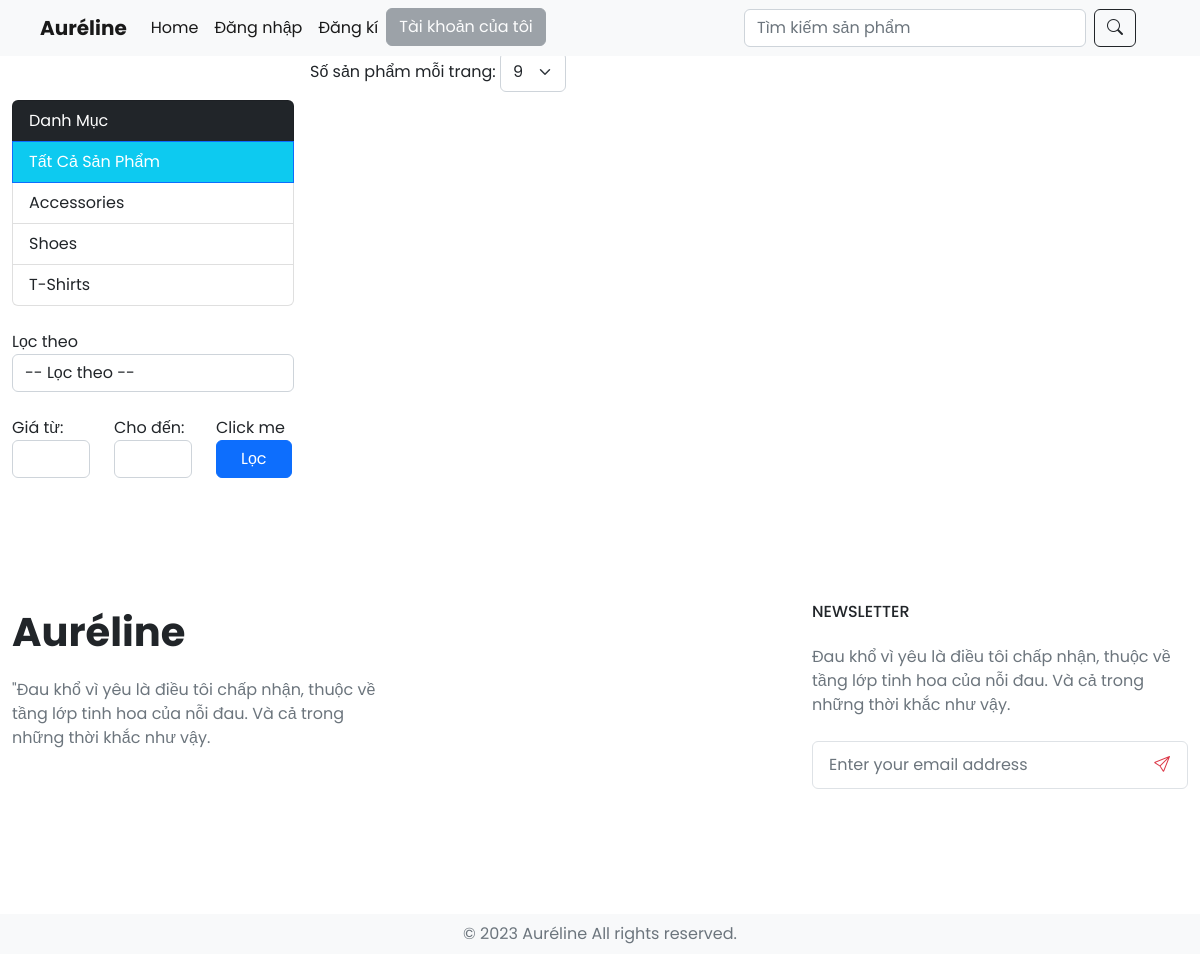
The page /src/index.php on the database as committed earlier.
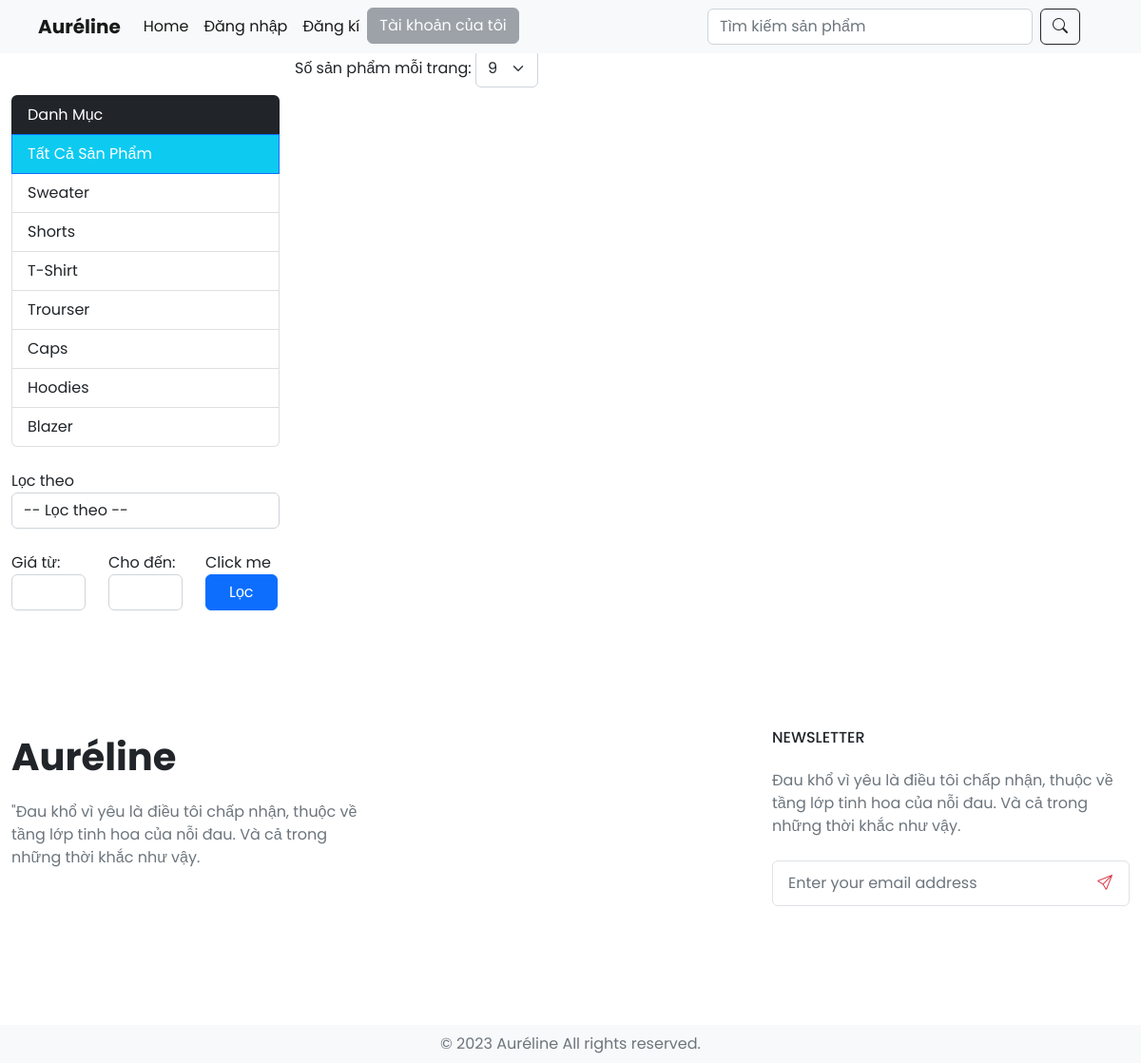
The same page on the database as committed later.
### tables this page shows
CREATE TABLE `category` (
  `cate_id` int(10) NOT NULL,
  `cate_name` varchar(55) NOT NULL,
  `trangthai` int(1) NOT NULL
);

### src/app/model/connectdb.php (called while the page is built, shortened)
<?php
function get_connect()
{
    try {
        $conn = new PDO("mysql:host=localhost;dbname=da1;charset=utf8", "root", "");
        $conn->setAttribute(PDO::ATTR_ERRMODE, PDO::ERRMODE_EXCEPTION);
        return $conn;
    } catch (Exception $e) {
        echo 'Kết nối thất bại: ' . $e->getMessage();
        return null;
    }
}
function pdo_queryall($sql)
{
    $thamso = array_slice(func_get_args(), 1);
    $conn = get_connect();
    try {
        $exe = $conn->prepare($sql);
        $exe->execute($thamso);
        return $exe->fetchAll(PDO::FETCH_ASSOC);
    } catch (Exception $e) {
        echo 'Thao tác thất bại: ' . $e->getMessage();
    } finally {
        unset($conn);
    }
}

### src/app/model/cate.php (called while the page is built, shortened)
<?php
    function query_allcate(){
        $sql = "select * from category where trangthai = 0 order by cate_id desc";
        $result = pdo_queryall($sql);
        return $result;
    }
?>

### src/resources/view/Home.php (the view, shortened to what this page needs)
<div class="row justify-content-center g-3">
    <div class="col-3 d-none d-md-block ">
        <div class="list-group">
            <div class="list-group-item text-capitalize bg-dark text-white">
                Danh mục
            </div>
            <a href="javascript:void(0);" class="list-group-item text-capitalize category-link active bg-info"
                data-category-id="0">
                Tất cả sản phẩm
            </a>
            <?php
            $categories = query_allcate();
            if (count($categories)) {
                foreach ($categories as $category) {
            ?>
            <a href="javascript:void(0);" class="list-group-item text-capitalize category-link text-dark"
                data-category-id="<?php echo $category['cate_id']; ?>">
                <?php echo $category['cate_name']; ?>
            </a>
            <?php
                }
            }
            ?>
        </div>
        <div class="form-group mt-4 mb-4">
            <label for="select-filter">Lọc theo</label>
            <select class="form-control select-filter" id="select-filter">
                <option value="0">-- Lọc theo --</option>
            </select>
        </div>
        <div class="form-group mt-4 mb-4">
            <div class="row">
                <div class="col-md-4">
                    <label for="start_price">Giá từ:</label>
                    <input type="text" id="start_price" name="start_price" value="<?php if (isset($_GET['start_price'])) {
                                                                                        echo $_GET['start_price'];
                                                                                    }  ?>" class="form-control">
                </div>
                <div class="col-md-4">
                    <label for="end_price">Cho đến:</label>
                    <input type="text" id="end_price" name="end_price" value="<?php if (isset($_GET['end_price'])) {
                                                                                    echo $_GET['end_price'];
                                                                                }  ?>" class="form-control">
                </div>
                <div class="col-md-4">
                    <label for="">Click me</label>
                    <button type="button" id="filter-price-btn" class="btn btn-primary px-4">Lọc</button>
                </div>
            </div>
        </div>
    </div>
    <div class="col-12 col-md-9">
        <div class="row justify-content-between align-items-center mb-4">
            <div class="col-md-12"">
            <label for="products-per-page" class="form-label">Số sản phẩm mỗi trang:</label>
            <select id="products-per-page" class="form-select" style="width: auto; display: inline-block;">
                <option value="9" selected>9</option>
            </select>
        </div>
    </div>
</div>
</div>

Rows that differ between the two databases and show on the page:
removed category: cate_name "Accessories"
removed category: cate_name "Shoes"
removed category: cate_name "T-Shirts"
added category: cate_name "Sweater"
added category: cate_name "Shorts"
added category: cate_name "T-Shirt"
added category: cate_name "Trourser"
added category: cate_name "Caps"
added category: cate_name "Hoodies"
added category: cate_name "Blazer"
